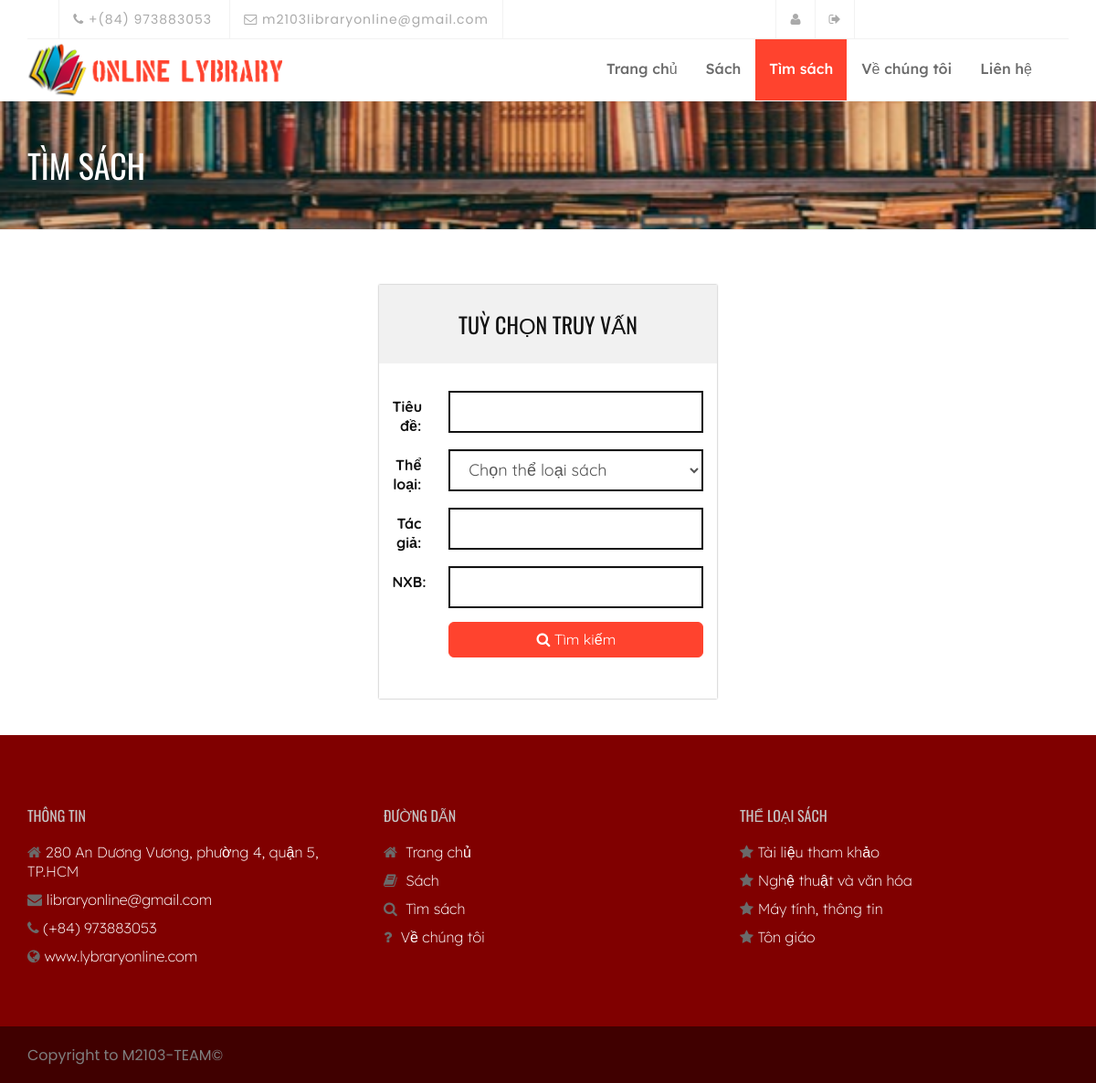
/index.php?q=find (signed in), run on the app's committed database.
### tables this page shows
CREATE TABLE `tblcategory` (
  `CategoryId` int(11) NOT NULL,
  `Category` varchar(125) NOT NULL,
  `DDecimal` varchar(90) NOT NULL
);

### index.php (called while the page is built, shortened)
<?php
require_once("include/initialize.php");
$view = (isset($_GET['q']) && $_GET['q'] != '') ? $_GET['q'] : '';
switch ($view) {
  case 'find':
    $title = "Tìm sách";
   break;
}
require_once("theme/templates.php");
?>

### include/database.php (called while the page is built, shortened)
<?php
class Database {
	var $sql_string = '';
	private $conn;
	public function open_connection() {
		$this->conn = mysqli_connect('localhost','root','','db_onlinelibrary');
		if(!$this->conn){
			echo "Problem in database connection! Contact administrator!";
			exit();
		}else{
			$db_select = mysqli_select_db($this->conn,'db_onlinelibrary');
		}
	}
	function setQuery($sql='') {
		$this->sql_string=$sql;
	}
	function executeQuery() {
		$result = mysqli_query($this->conn,$this->sql_string);
		return $result;
	}
	private function confirm_query($result) {
		return $result;
	}
	function loadResultList( $key='' ) {
		$cur = $this->executeQuery();
		$array = array();
		while ($row = mysqli_fetch_object($cur)) {
			if ($key) {
				$array[$row->$key] = $row;
			} else {
				$array[] = $row;
			}
		}
		return $array;
	}
}
$mydb = new Database();
?>

### filterBooks.php (the view, shortened to what this page needs)
  <?php if (!isset($_POST['search'])){   ?>
       <section id="service-section">
           <div class="container">
               <div class="row">
                      <div class="col-md-3"></div>
                       <div class="col-md-6">
                             <form class="form-horizontal span4" action="#.php" method="POST" autocomplete="off">
                           <div class="pricing">
                               <div class="pricing-header">
                                 <h3>Tuỳ chọn truy vấn</h3>
                               </div>
                               <div class="pricing-body">
                                    <div class="form-group" id="BookTitle">
                                           <div class="row">
                                             <label class="col-md-2 control-label" for=
                                             "BookTitle">Tiêu đề:</label>
                                             <div class="col-md-10">
                                                <input class="form-control input-lg" id="BookTitle" name="BookTitle" type="text" value="">
                                             </div>
                                           </div>
                                         </div>
                                         <div class="form-group" id="Category">
                                           <div class="row">
                                            <label class="col-md-2 control-label" for=
                                               "Category">Thể loại:</label>
                                               <div class="col-md-10">
                                                <select class="form-control input-lg" name="Category" id="Category">
                                                   <option value="">Chọn thể loại sách</option>
                                                   </select>
                                               </div>
                                           </div>
                                         </div>
                                         <div class="form-group" id="Author">
                                           <div class="row">
                                              <label class="col-md-2 control-label" for=
                                               "Author">Tác giả:</label>
                                               <div class="col-md-10">
                                                 <input class="form-control input-lg" id="Author" name="Author" type=
                                                 "text">
                                               </div>
                                           </div>
                                         </div>
                                          <div class="form-group" id="BookPublisher">
                                           <div class="row">
                                              <label class="col-md-2 control-label" for=
                                               "BookPublisher">NXB:</label>
                                               <div class="col-md-10">
                                                 <input class="form-control input-lg" id="BookPublisher" name="BookPublisher" type=
                                                 "text">
                                               </div>
                                           </div>
                                         </div>
                                       <div class="form-group" id="subjcode">
                                           <div class="row">
                                              <div class="col-md-2"></div>
                                               <div class="col-md-10">
                                                  <button type="submit" name="search" class="btn btn-primary btn-lg" style="width: 100%"><i class="fa fa-search"></i> Tìm kiếm</button>
                                               </div>
                                           </div>
                                         </div>
                               </div>
                           </div>
                       </form>
                       </div>
                       <div class="col-md-3"></div>
               </div>
           </div>
       </section>
<?php }?>

### theme/templates.php (shortened to what this page needs)
<!DOCTYPE html>
<?php  $q = isset($_GET['q']) ? $_GET['q'] :'';?>
<html lang="en">
    <head>
        <link rel="stylesheet" href="<?php echo web_root;?>asset/bootstrap/css/bootstrap.min.css" type="text/css">
        <link rel="stylesheet" href="<?php echo web_root;?>asset/font-awesome/css/font-awesome.min.css" type="text/css">
        <link rel="stylesheet" href="<?php echo web_root;?>asset/css/owl.carousel.css" type="text/css">
        <link rel="stylesheet" href="<?php echo web_root;?>asset/css/owl.theme.css" type="text/css">
        <link rel="stylesheet" href="<?php echo web_root;?>asset/css/owl.transitions.css" type="text/css">
        <link rel="stylesheet" type="text/css" href="<?php echo web_root;?>asset/css/animate.css">
        <link rel="stylesheet" type="text/css" href="<?php echo web_root;?>asset/css/lightbox.css">
        <link rel="stylesheet" type="text/css" href="<?php echo web_root;?>asset/css/style.css">
        <link rel="stylesheet" type="text/css" href="<?php echo web_root;?>asset/css/responsive.css">
        <link href="<?php echo web_root;?>admin/dist/css/datepicker.css" rel="stylesheet" />
        <link href="<?php echo web_root;?>admin/dist/css/dataTables.bootstrap4.min.css" rel="stylesheet" />
    </head>
    <body>
        <header class="clearfix">
            <div class="container">
                <div class="row">
                    <div class="col-md-12">
                        <div class="top-bar">
                            <div class="row">
                                <div class="col-md-6">
                                    <ul class="contact-details">
                                        <li><a href="#"><i class="fa fa-phone"></i> +(84) 973883053 </a>
                                        </li>
                                        <li><a href="#"><i class="fa fa-envelope-o"></i> m2103libraryonline@gmail.com</a>
                                        </li>
                                    </ul>
                                </div>
                                <div class="col-md-6">
                                    <ul class="social-list">
                                            <?php if (isset($_SESSION['BorrowerId'])) {
                                                echo '<li><a class="active" href="'.web_root.'logout.php"><i class="fa fa-sign-out"></i></a></li>';
                                                echo '<li><a class="active" href="'.web_root.'borrower/"><i class="fa fa-user"></i></a></li>';
                                            }else{
                                                echo '<li><a class="active" href="'.web_root.'index.php?q=login"><i class="fa fa-sign-in"></i></a></li>';
                                            }
                                        ?>
                                    </ul>
                                </div>
                            </div>
                        </div>
                    </div>
                </div>
            </div>
            <div class="navbar navbar-default navbar-top">
                <div class="container">
                    <div class="navbar-header">
                        <a class="navbar-brand" href="<?php echo web_root;?>"><img src="asset/images/logo.png" width="60px" height="60px"></a>
                    </div>
                    <div class="navbar-collapse collapse">
                        <ul class="nav navbar-nav navbar-right" style="font-family: 'Lexend Deca', sans-serif;">
                            <li>
                                <a class="<?php echo ($q=='')? 'active' : ''?>" href="<?php echo web_root;?>"><ion-icon name="home"></ion-icon> Trang chủ</a>
                            </li>
                            <li >
                                <a class="<?php echo ($q=='books' || $q=='borrow' || $q=='bookdetails')? 'active' : ''?>" href="<?php echo web_root;?>index.php?q=books"><ion-icon name="library-outline"></ion-icon> Sách</a>
                            </li>
                            <li>
                                <a  class="<?php echo ($q=='find')? 'active' : ''?>" href="<?php echo web_root;?>index.php?q=find"><ion-icon name="search-outline"></ion-icon> Tìm sách</a>
                            </li>
                            <li>
                                <a  class="<?php echo ($q=='about')? 'active' : ''?>" href="<?php echo web_root;?>index.php?q=about"><ion-icon name="people-outline"></ion-icon> Về chúng tôi</a>
                            </li>
                            <li >
                            	<a class="<?php echo ($q=='contact')? 'active' : ''?>" href="<?php echo web_root;?>index.php?q=contact"><ion-icon name="call-outline"></ion-icon> Liên hệ</a>
                            </li>
                        </ul>
                    </div>
                </div>
            </div>
        </header>
        <?php
        if ($q!='') {
          echo '<div class="page-header">
              <div class="overlay">
                  <div class="container">
                      <div class="row">
                          <div class="col-md-12">
                              <h1>'.$title.'</h1>
                          </div>
                      </div>
                  </div>
              </div>
          </div>';
        }
        ?>
		<?php  require_once $content; ?>
        <section id="footer-section" class="footer-section">
            <div class="container">
                <div class="row">
                    <div class="col-md-4">
                        <div class="section-heading-2">
                            <h3 class="section-title">
                                <span>THÔNG TIN</span>
                            </h3>
                        </div>
                        <div class="footer-address" style="font-family: 'Lexend Deca', sans-serif; font-weight: 200;">
                            <ul>
                                <li class="footer-contact"><i class="fa fa-home"></i>280 An Dương Vương, phường 4, quận 5, TP.HCM</li>
                                <li class="footer-contact"><i class="fa fa-envelope"></i><a href="#">libraryonline@gmail.com</a></li>
                                <li class="footer-contact"><i class="fa fa-phone"></i>(+84) 973883053</li>
                                <li class="footer-contact"><i class="fa fa-globe"></i><a href="#" target="_blank">www.lybraryonline.com</a></li>
                            </ul>
                        </div>
                    </div>
                    <div class="col-md-4">
                        <div class="section-heading-2">
                            <h3 class="section-title">
                                <span>ĐƯỜNG DẪN</span>
                            </h3>
                        </div>
                        <div class="footer-address" style="font-family: 'Lexend Deca', sans-serif; font-weight: 200;">
                            <ul>
                                <li class="footer-contact"><i class="fa fa-home"></i> <a href="<?php echo web_root;?>">Trang chủ</a></li>
                                <li class="footer-contact"><i class="fa fa-book"></i> <a href="<?php echo web_root;?>index.php?q=books">Sách</a></li>
                                <li class="footer-contact"><i class="fa fa-search"></i> <a href="<?php echo web_root;?>index.php?q=find">Tìm sách</a></li>
                                <li class="footer-contact"><i class="fa fa-question"></i> <a href="<?php echo web_root;?>index.php?q=about">Về chúng tôi</a></li>
                            </ul>
                        </div>
                    </div>
                    <div class="col-md-4">
                        <div class="section-heading-2">
                            <h3 class="section-title">
                                <span>THỂ LOẠI SÁCH</span>
                            </h3>
                        </div>
                        <div class="footer-address" style="font-family: 'Lexend Deca', sans-serif; font-weight: 200;">
                            <ul>
                                <?php
                                    $sql = "SELECT * FROM tblcategory LIMIT 4";
                                    $mydb->setQuery($sql);
                                    $res = $mydb->loadResultList();
                                    foreach ($res as $object) {
                                        echo '<li class="footer-contact"><i class="fa fa-star"></i>'.$object->Category.'</li>';
                                    }
                                ?>
                            </ul>
                        </div>
                    </div>
                </div>
            </div>
        </section>
        <div id="copyright-section" class="copyright-section">
            <div class="container">
                <div class="row">
                    <div class="col-md-7">
                        <div class="copyright">
                            Copyright to M2103-TEAM©
                        </div>
                    </div>
                </div>
            </div>
        </div>
    </body>
</html>

### asset/css/lightbox.css (style rules this page uses)
body:after { content: url(../images/close.png) url(../images/loading.gif) url(../images/prev.png) url(../images/next.png); display: none; }

### filterBooks.php (style rules this page uses)
.col-md-6 { display: flex; justify-content: center; align-items: center; }

### data on the page
tblcategory: Category "Tài liệu tham khảo"
tblcategory: Category "Nghệ thuật và văn hóa"
tblcategory: Category "Máy tính, thông tin"
tblcategory: Category "Tôn giáo"

### other printed values
$title "TÌM SÁCH"
